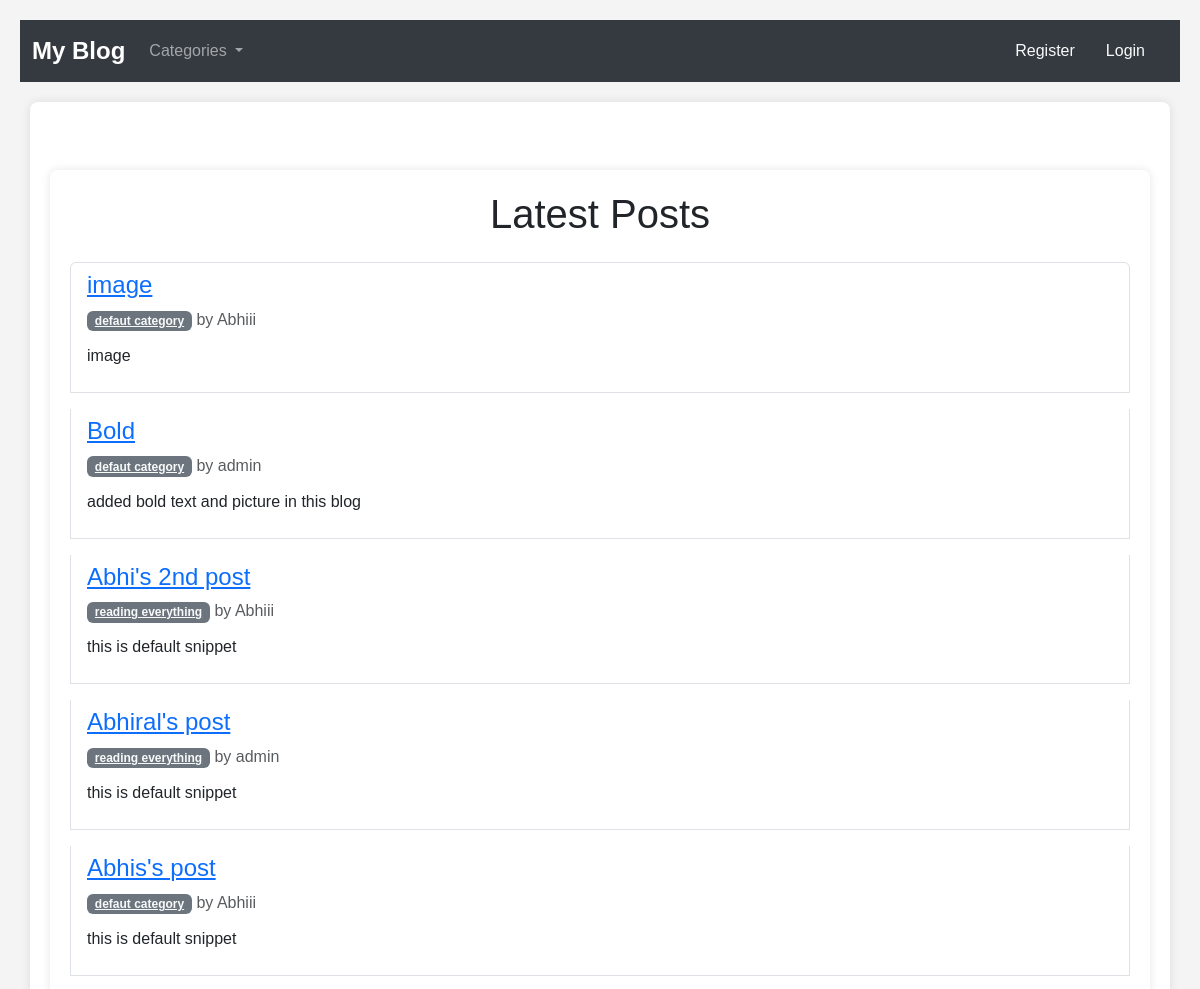
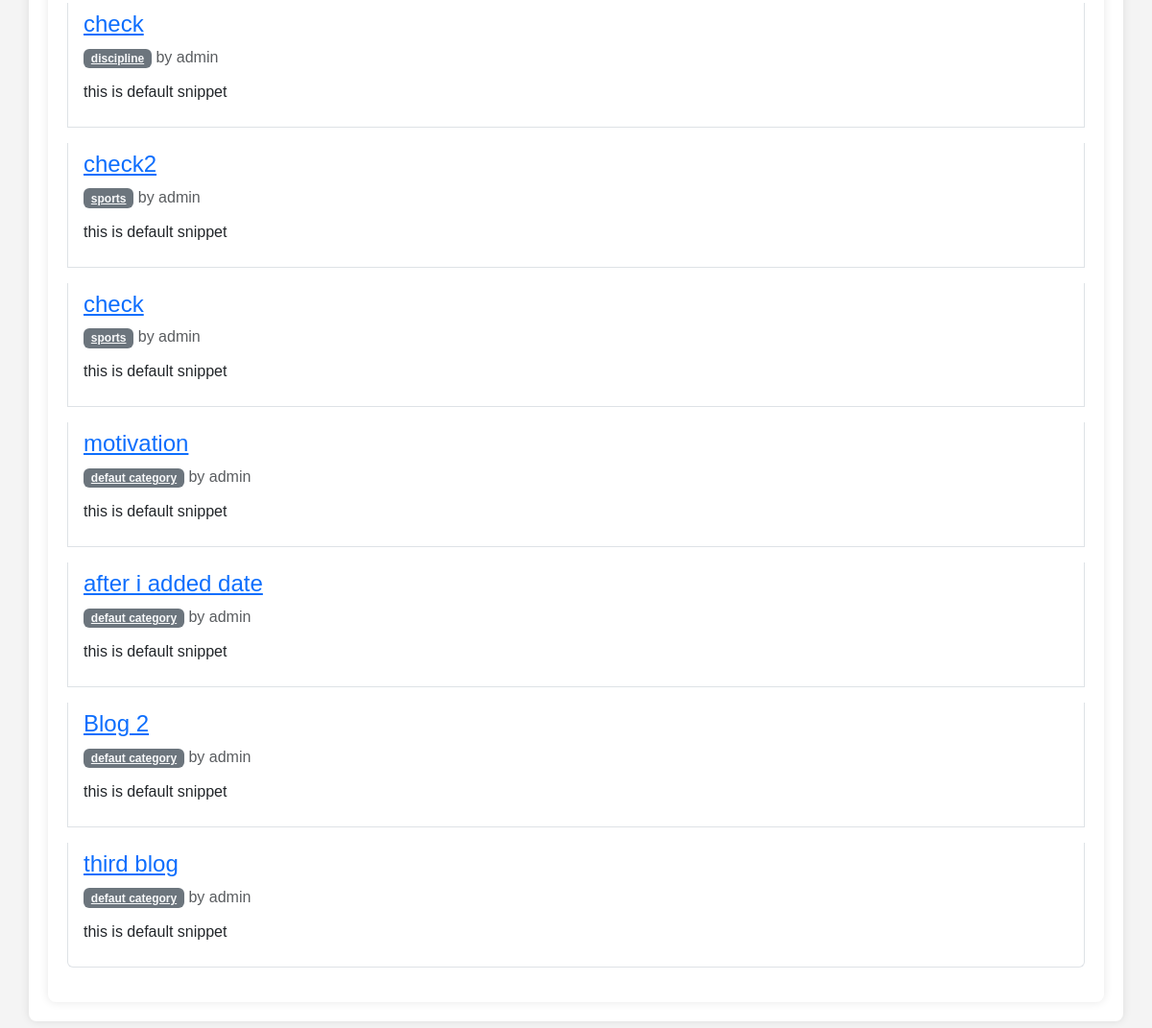
/, run on an earlier commit of the app's database (2 pictures, top to bottom).
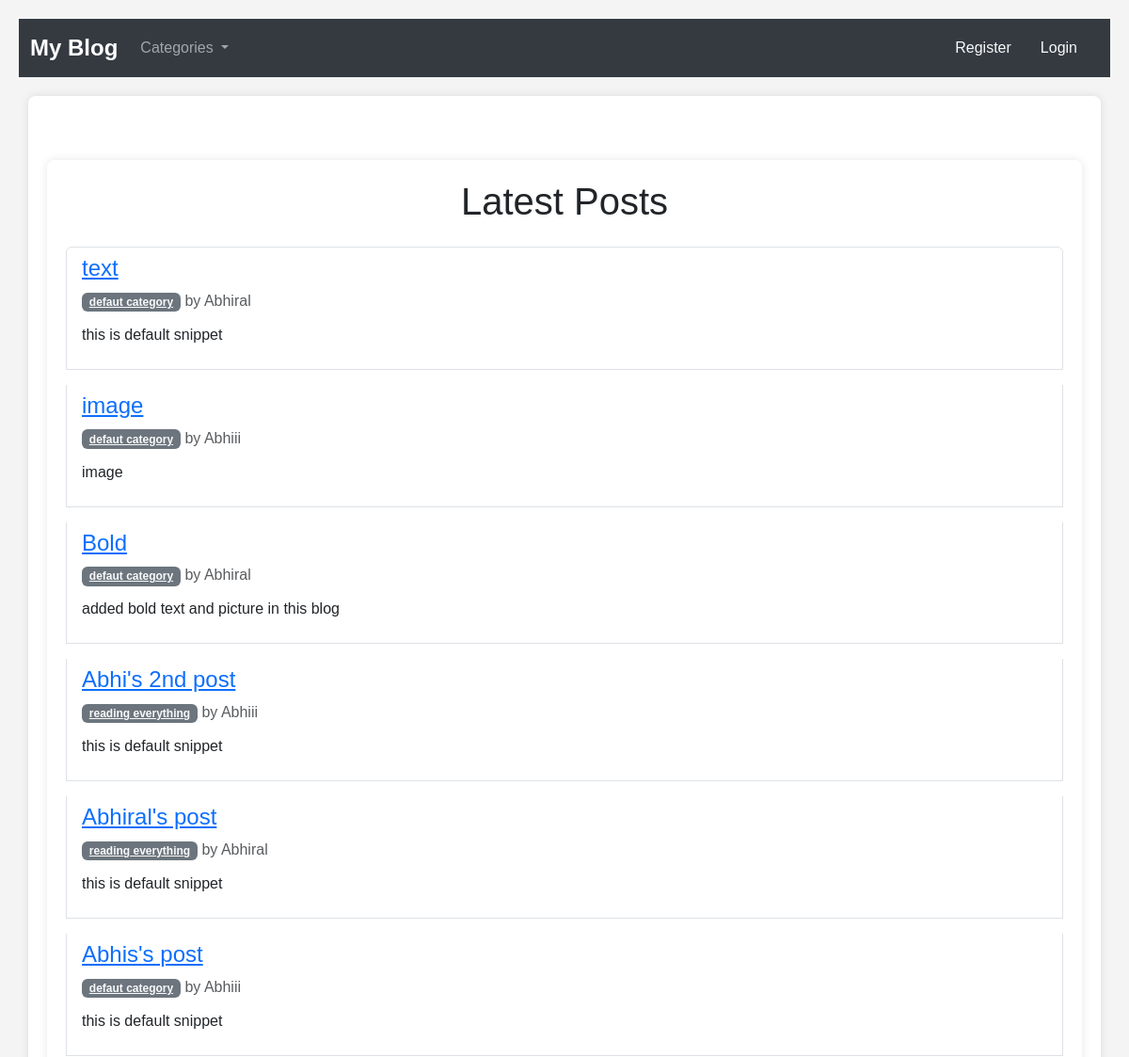
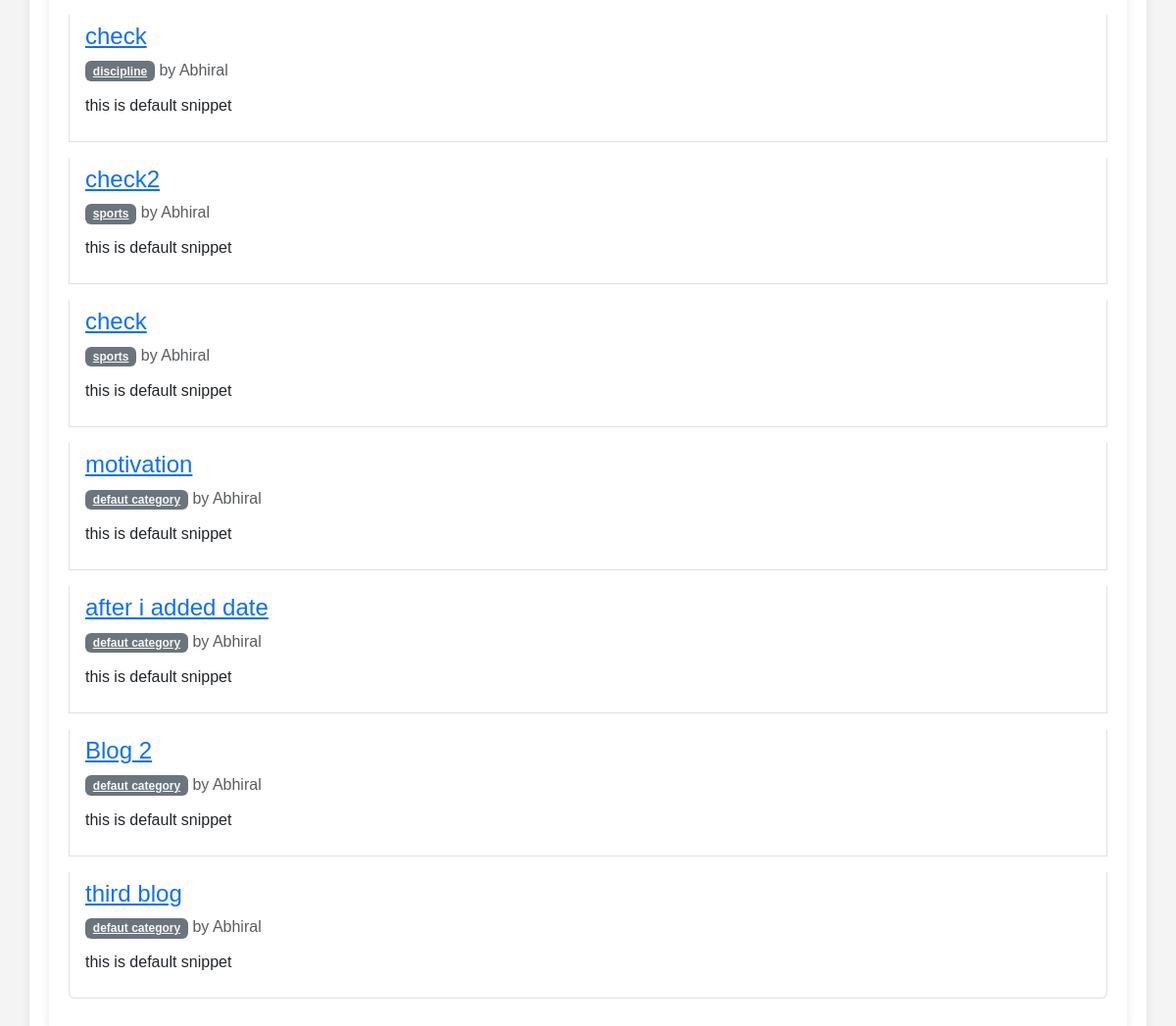
And on a later commit of the database (2 pictures, top to bottom).
### theblog/models.py (models this page shows, shortened)
class Post(models.Model):
    title = models.CharField(max_length=255)
    header_image = models.ImageField(null=True,blank=True,upload_to="images/")
    author = models.ForeignKey(User, on_delete=models.CASCADE)
    category = models.CharField(max_length=255,default="defaut category")
    body = RichTextField(blank=True,null=True)
    snippet = models.CharField(max_length=255,default="this is default snippet")
    post_date = models.DateTimeField(auto_now_add=True)
    likes = models.ManyToManyField(User,related_name='blog_posts')

### theblog/views.py (the view)
# urls.py: path('',HomeView.as_view(), name="home"),
class HomeView(ListView):
    model = Post
    template_name = 'home.html'
    ordering = ['-post_date']
    def get_context_data(self, *args,**kwargs) :
        cat_menu = Category.objects.all()
        context = super().get_context_data(*args,**kwargs)
        context["cat_menu"] = cat_menu
        return context

### theblog/models.py (called while the page is built)
    def __str__(self):
        return self.name

### theblog/templates/home.html (shortened to what this page needs)
{% extends "base.html" %}
{% block content %}
<div class="container mt-5">
    <h1 class="text-center mb-4">Latest Posts</h1>
    <ul class="list-group">
        {% for post in object_list %}
        <li class="list-group-item mb-3">
            <div class="d-flex justify-content-between align-items-center">
                <div>
                    <h4>
                        <a href="{% url 'article-detail' post.pk %}" class="text-primary">{{ post.title }}</a>
                    </h4>
                    <p class="mb-1">
                        <a href="{% url 'category' post.category|slugify %}" class="badge bg-secondary text-light">
                            {{ post.category }}
                        </a>
                        <span class="text-muted">by {{ post.author.username }}</span>
                    </p>
                </div>
            </div>
            <p class="mt-2">{{ post.snippet }}</p>
        </li>
        {% endfor %}
    </ul>
</div>
{% endblock content %}

What changed in the data, as far as the page shows it:
added Post: title "text", category "defaut category", author.username "Abhiral", snippet "this is default snippet"
changed through a linked row, Post "Bold": author.username "admin" → "Abhiral"
changed through a linked row, Post "Abhiral's post": author.username "admin" → "Abhiral"
changed through a linked row, Post "discipline": author.username "admin" → "Abhiral"
changed through a linked row, Post "check2": author.username "admin" → "Abhiral"
changed through a linked row, Post (number 9 of 13 on the later page): author.username "admin" → "Abhiral"
changed through a linked row, Post "motivation": author.username "admin" → "Abhiral"
changed through a linked row, Post "after i added date": author.username "admin" → "Abhiral"
changed through a linked row, Post "Blog 2": author.username "admin" → "Abhiral"
changed through a linked row, Post "third blog": author.username "admin" → "Abhiral"
